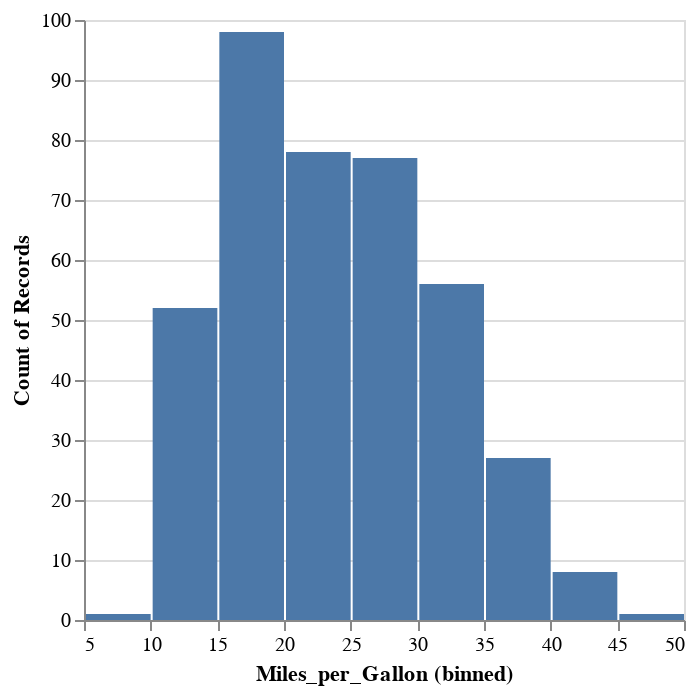

Notebook cell for this chart:
### Code cell
# load an example dataset
from vega_datasets import data
cars = data.cars()

# plot the dataset, referencing dataframe column names
import altair as alt
alt.Chart(cars).mark_bar().encode(
  x=alt.X('Miles_per_Gallon', bin=True),
  y='count()',
)

### Figure 1 — Vega-Lite specification as saved in the notebook (floating-point values rounded to 4 significant figures; data arrays with more than 128 entries replaced by an {"elided": "..."} marker saying what was removed)
{"config": {"view": {"continuousWidth": 300, "continuousHeight": 300}}, "data": {"name": "data-583e73726c1545c56c203344161a975c"}, "mark": {"type": "bar"}, "encoding": {"x": {"bin": true, "field": "Miles_per_Gallon", "type": "quantitative"}, "y": {"aggregate": "count", "type": "quantitative"}}, "$schema": "https://vega.github.io/schema/vega-lite/v5.20.1.json", "datasets": {"data-583e73726c1545c56c203344161a975c": {"elided": "406 records"}}}
